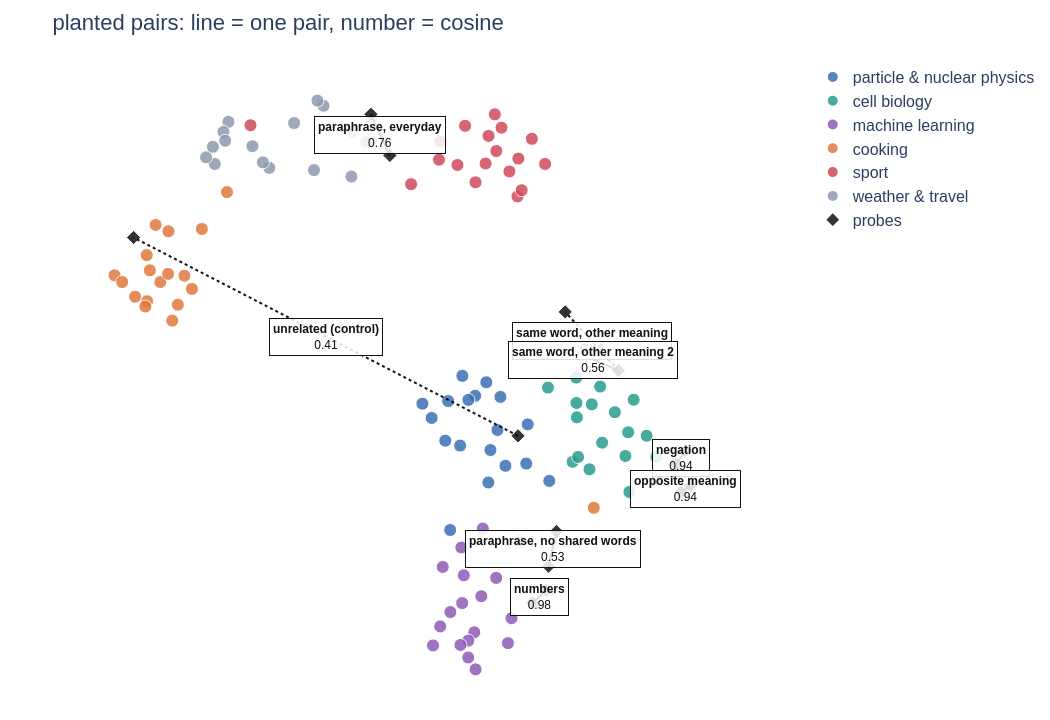

Notebook source saved alongside this figure:
### Markdown cell above
## 4 · Planted pairs: what the vector captures, and what it loses

Each pair below is drawn as a line on the map, with its cosine. Read the cosine column before the picture.

- **Paraphrases** with almost no shared words are close. This is the reason to use embeddings at all.
- **Negation**, **swapped numbers** and **opposite meanings** are also close, often closer than the paraphrases. To the embedder these are "the same sentence". For retrieval that is a hazard; it is why the next slides add BM25.
- **The same word in another meaning** is pulled apart by context.

### Code cell
idx = {s: i for i, s in enumerate(sentences)}
rows = []
for label, a, b in PROBES:
    rows.append((label, float(E[idx[a]] @ E[idx[b]]), a, b))
print(f"{'pair':30s} cosine")
for label, c, a, b in sorted(rows, key=lambda r: -r[1]):
    bar = "#" * int(max(c, 0) * 40)
    print(f"{label:30s} {c:5.2f}  {bar}\n{'':30s}        {a}\n{'':30s}        {b}")

fig = base_map("planted pairs: line = one pair, number = cosine")
for label, c, a, b in rows:
    i, j = idx[a], idx[b]
    fig.add_trace(go.Scatter(x=[XY[i, 0], XY[j, 0]], y=[XY[i, 1], XY[j, 1]], mode="lines",
                             line=dict(color="#111111", width=2, dash="solid" if c > 0.5 else "dot"),
                             hoverinfo="skip", showlegend=False))
    fig.add_annotation(x=(XY[i, 0] + XY[j, 0]) / 2, y=(XY[i, 1] + XY[j, 1]) / 2, text=f"<b>{label}</b><br>{c:.2f}",
                       showarrow=False, font=dict(size=12, color="#111111"), bgcolor="rgba(255,255,255,0.85)", bordercolor="#111111", borderpad=3)
fig.show()

### Figure 1 — Plotly figure (JSON) as saved in the notebook; plotly's stock layout.template omitted (floating-point values rounded to 4 significant figures)
{"data": [{"hovertemplate": "%{text}<extra>particle & nuclear physics</extra>", "marker": {"color": "#3B6FB6", "line": {"color": "white", "width": 1}, "opacity": 0.85, "size": 13, "symbol": "circle"}, "mode": "markers", "name": "particle & nuclear physics", "text": ["The Higgs boson was discovered at the Large <br>Hadron Collider in 2012.", "Neutrinos oscillate between three flavours as <br>they travel.", "Beta decay turns a neutron into a proton, an <br>electron and an antineutrino.", "The half-life of cobalt-60 is about 5.27 years.", "Quarks are confined inside protons and neutrons <br>by the strong force.", "A germanium detector measures gamma-ray energies <br>with high resolution.", "The Standard Model does not explain dark matter.", "Muons decay into electrons and two neutrinos.", "Electron capture competes with positron emission <br>in proton-rich nuclei.", "The proton radius was measured with muonic <br>hydrogen.", "Cosmic rays produce showers of particles in the <br>upper atmosphere.", "A cyclotron accelerates charged particles along <br>a spiral path.", "Parity is violated in the weak interaction.", "Scintillators emit light when ionizing radiation <br>passes through them.", "The binding energy per nucleon peaks near iron.", "Antimatter annihilates with matter and produces <br>photons.", "Cross sections are measured in barns.", "A trigger system decides which collisions are <br>recorded."], "type": "scatter", "x": [5.93, 5.48, 5.686, 5.577, 6.042, 5.897, 5.445, 5.864, 6.09, 6.17, 4.841, 5.207, 6.526, 4.989, 6.502, 5.254, 6.871, 5.285], "y": [5.009, 6.196, 5.878, 5.812, 5.33, 4.49, 5.081, 6.094, 5.86, 4.758, 5.751, 5.159, 5.42, 5.523, 4.793, 5.793, 4.516, 3.73]}, {"hovertemplate": "%{text}<extra>cell biology</extra>", "marker": {"color": "#2A9D8F", "line": {"color": "white", "width": 1}, "opacity": 0.85, "size": 13, "symbol": "circle"}, "mode": "markers", "name": "cell biology", "text": ["Mitochondria produce most of the cell's ATP.", "DNA is wrapped around histone proteins to form <br>nucleosomes.", "Ribosomes translate messenger RNA into protein.", "Stem cells can differentiate into many cell <br>types.", "Histone acetylation is associated with active <br>transcription.", "The cell membrane is a lipid bilayer with <br>embedded proteins.", "Tumour cells often carry mutations in the p53 <br>gene.", "Mass cytometry measures dozens of proteins in <br>single cells.", "During mitosis the chromosomes are pulled to <br>opposite poles.", "Enzymes lower the activation energy of <br>biochemical reactions.", "T cells recognise antigens presented on the <br>surface of other cells.", "CRISPR uses a guide RNA to cut DNA at a chosen <br>site.", "Apoptosis is programmed cell death.", "Methylation of DNA can silence a gene without <br>changing its sequence.", "Antibodies bind specific epitopes on their <br>targets.", "The cytoskeleton gives the cell its shape and <br>moves cargo.", "Bacteria divide by binary fission.", "Single-cell sequencing reveals heterogeneity <br>inside a tumour."], "type": "scatter", "x": [6.85, 7.716, 7.514, 7.685, 8.089, 7.306, 8.428, 7.244, 7.92, 8.585, 7.313, 8.153, 8.221, 8.621, 7.332, 7.551, 7.302, 8.133], "y": [6.009, 5.128, 4.701, 6.025, 4.915, 5.762, 5.238, 4.822, 5.614, 4.899, 5.532, 4.34, 5.814, 4.536, 4.899, 5.741, 6.169, 5.294]}, {"hovertemplate": "%{text}<extra>machine learning</extra>", "marker": {"color": "#8E5BB5", "line": {"color": "white", "width": 1}, "opacity": 0.85, "size": 13, "symbol": "circle"}, "mode": "markers", "name": "machine learning", "text": ["A transformer uses self-attention instead of <br>recurrence.", "Gradient descent updates the weights to reduce <br>the loss.", "Overfitting means the model memorised the <br>training set.", "Dropout randomly disables neurons during <br>training.", "A language model predicts the next token.", "Embeddings map text to vectors in a <br>high-dimensional space.", "Retrieval-augmented generation puts documents <br>into the prompt.", "The learning rate controls the size of each <br>update step.", "Convolutional networks are good at recognising <br>images.", "Reinforcement learning optimises a reward <br>signal.", "Quantization stores each weight with fewer bits.", "An agent calls tools in a loop until it has an <br>answer.", "Batch normalisation stabilises the training of <br>deep networks.", "The validation set is used to choose <br>hyperparameters.", "Attention weights say which tokens influence <br>which.", "Fine-tuning adapts a pretrained model to a new <br>task.", "A variational autoencoder learns a latent <br>distribution.", "Backpropagation computes gradients with the <br>chain rule."], "type": "scatter", "x": [5.784, 6.267, 5.671, 5.692, 5.289, 5.807, 5.464, 6.21, 5.167, 5.576, 6.401, 5.478, 5.449, 5.504, 6.021, 5.011, 5.574, 5.126], "y": [2.671, 2.319, 2.094, 1.5, 2.418, 3.752, 3.45, 1.92, 3.14, 1.96, 3.552, 2.561, 1.891, 3.006, 2.964, 1.883, 1.69, 2.188]}, {"hovertemplate": "%{text}<extra>cooking</extra>", "marker": {"color": "#E07A3F", "line": {"color": "white", "width": 1}, "opacity": 0.85, "size": 13, "symbol": "circle"}, "mode": "markers", "name": "cooking", "text": ["Simmer the tomato sauce for twenty minutes.", "Knead the dough until it is smooth and elastic.", "Add a pinch of salt to the boiling water before <br>the pasta.", "Roast the vegetables at 200 degrees until <br>golden.", "Whisk the eggs with sugar until pale and fluffy.", "Let the steak rest for five minutes before <br>slicing.", "Fresh basil goes on the pizza after it comes out <br>of the oven.", "Toast the spices in a dry pan to release their <br>aroma.", "The bread needs to rise for an hour in a warm <br>place.", "Caramelise the onions slowly over low heat.", "Fold the chocolate into the batter gently.", "Hummus is made from chickpeas, tahini, lemon and <br>garlic.", "Marinate the chicken overnight in yoghurt and <br>spices.", "A sharp knife is safer than a dull one in the <br>kitchen.", "Deglaze the pan with a splash of white wine.", "Sourdough starter is fed with flour and water <br>every day.", "Grate fresh parmesan over the risotto just <br>before serving.", "Shakshuka is eggs poached in a spiced tomato <br>sauce."], "type": "scatter", "x": [0.6479, 0.7781, 0.4363, 1.034, 0.4303, 1.153, -0.08386, 0.2448, 1.714, 0.9284, 0.5723, 0.8386, 0.7722, 7.584, 0.4796, 1.313, 0.03792, 0.4081], "y": [7.698, 8.51, 7.391, 7.799, 8.128, 7.587, 7.805, 7.463, 9.136, 7.336, 8.612, 7.08, 7.828, 4.085, 7.885, 8.547, 7.697, 7.306]}, {"hovertemplate": "%{text}<extra>sport</extra>", "marker": {"color": "#D1495B", "line": {"color": "white", "width": 1}, "opacity": 0.85, "size": 13, "symbol": "circle"}, "mode": "markers", "name": "sport", "text": ["The striker scored twice in the second half.", "She won the marathon in two hours and nineteen <br>minutes.", "The goalkeeper saved a penalty in extra time.", "The team was relegated after losing its last <br>five matches.", "He served an ace to win the tennis final.", "The cyclists climbed the mountain pass in the <br>rain.", "A three-pointer at the buzzer decided the <br>basketball game.", "The referee showed a red card for a dangerous <br>tackle.", "The swimmer broke the world record in the 100 <br>metre freestyle.", "The coach changed tactics at half-time.", "The sprinter was disqualified for a false start.", "The home crowd cheered as the team lifted the <br>trophy.", "She trains six days a week for the Olympic <br>Games.", "The match ended in a goalless draw.", "The quarterback threw a long pass for a <br>touchdown.", "The gymnast landed a perfect vault.", "The club signed a new midfielder in the transfer <br>window.", "The rowing crew crossed the finish line half a <br>length ahead."], "type": "scatter", "x": [6.593, 5.107, 6.107, 6.362, 6.376, 2.091, 6.233, 5.899, 5.402, 6.0, 5.524, 5.692, 4.66, 6.429, 5.852, 6.024, 6.804, 5.128], "y": [9.989, 9.656, 10.17, 9.068, 9.673, 10.21, 9.467, 10.04, 9.571, 10.38, 10.2, 9.293, 9.263, 9.167, 9.594, 9.794, 9.587, 9.945]}, {"hovertemplate": "%{text}<extra>weather & travel</extra>", "marker": {"color": "#8D99AE", "line": {"color": "white", "width": 1}, "opacity": 0.85, "size": 13, "symbol": "circle"}, "mode": "markers", "name": "weather & travel", "text": ["It will rain heavily in the north tomorrow <br>afternoon.", "The flight to Rome was delayed by three hours.", "A heat wave is expected to last until the <br>weekend.", "The train leaves from platform four at nine <br>o'clock.", "Snow closed the mountain road for two days.", "We booked a small hotel near the old harbour.", "Strong winds are forecast along the coast <br>tonight.", "My suitcase was lost somewhere between two <br>airports.", "The morning fog lifted and the sun came out.", "You need a visa to enter the country as a <br>tourist.", "The humidity makes the summer nights <br>uncomfortable.", "The ferry to the island runs twice a day.", "A thunderstorm knocked out the power in the <br>village.", "We rented a car and drove along the coast.", "Temperatures will drop below freezing overnight.", "The museum is a ten-minute walk from the <br>station.", "Pack a raincoat, the forecast looks unsettled.", "The airport bus stops in front of the central <br>station."], "type": "scatter", "x": [1.737, 4.021, 1.519, 3.705, 2.391, 3.259, 1.659, 3.606, 2.121, 3.161, 1.38, 3.106, 2.29, 2.788, 1.489, 3.721, 1.686, 3.94], "y": [10.26, 9.94, 9.586, 9.386, 9.525, 10.52, 10.1, 10.15, 9.872, 10.6, 9.693, 9.488, 9.613, 10.24, 9.862, 10.1, 9.958, 9.94]}, {"hovertemplate": "%{text}<extra>probes</extra>", "marker": {"color": "#111111", "line": {"color": "white", "width": 1}, "opacity": 0.85, "size": 11, "symbol": "diamond"}, "mode": "markers", "name": "probes", "text": ["How accurate is AlphaFold?", "The median backbone error of the predicted <br>protein structures was 0.96 angstrom.", "The plane was late.", "Our flight got delayed.", "The drug inhibits the enzyme.", "The drug does not inhibit the enzyme.", "The method improved accuracy by 17.9 points.", "The method improved accuracy by 19.7 points.", "The treatment increased tumour growth.", "The treatment decreased tumour growth.", "The cell divided into two daughter cells.", "He spent the night in a prison cell.", "The battery cell stores charge.", "Quarks are held together by gluons.", "Whisk the cream until it forms soft peaks."], "type": "scatter", "x": [6.859, 6.986, 4.321, 4.018, 8.902, 9.042, 6.822, 6.603, 8.981, 9.127, 7.979, 7.126, 7.169, 6.371, 0.2194], "y": [3.151, 3.707, 9.723, 10.38, 4.782, 4.995, 2.763, 2.563, 4.341, 4.437, 6.281, 7.22, 6.635, 5.237, 8.41]}, {"hoverinfo": "skip", "line": {"color": "#111111", "dash": "solid", "width": 2}, "mode": "lines", "showlegend": false, "type": "scatter", "x": [6.859, 6.986], "y": [3.151, 3.707]}, {"hoverinfo": "skip", "line": {"color": "#111111", "dash": "solid", "width": 2}, "mode": "lines", "showlegend": false, "type": "scatter", "x": [4.321, 4.018], "y": [9.723, 10.38]}, {"hoverinfo": "skip", "line": {"color": "#111111", "dash": "solid", "width": 2}, "mode": "lines", "showlegend": false, "type": "scatter", "x": [8.902, 9.042], "y": [4.782, 4.995]}, {"hoverinfo": "skip", "line": {"color": "#111111", "dash": "solid", "width": 2}, "mode": "lines", "showlegend": false, "type": "scatter", "x": [6.822, 6.603], "y": [2.763, 2.563]}, {"hoverinfo": "skip", "line": {"color": "#111111", "dash": "solid", "width": 2}, "mode": "lines", "showlegend": false, "type": "scatter", "x": [8.981, 9.127], "y": [4.341, 4.437]}, {"hoverinfo": "skip", "line": {"color": "#111111", "dash": "dot", "width": 2}, "mode": "lines", "showlegend": false, "type": "scatter", "x": [7.979, 7.126], "y": [6.281, 7.22]}, {"hoverinfo": "skip", "line": {"color": "#111111", "dash": "solid", "width": 2}, "mode": "lines", "showlegend": false, "type": "scatter", "x": [7.169, 7.979], "y": [6.635, 6.281]}, {"hoverinfo": "skip", "line": {"color": "#111111", "dash": "dot", "width": 2}, "mode": "lines", "showlegend": false, "type": "scatter", "x": [6.371, 0.2194], "y": [5.237, 8.41]}], "layout": {"annotations": [{"bgcolor": "rgba(255,255,255,0.85)", "bordercolor": "#111111", "borderpad": 3, "font": {"color": "#111111", "size": 12}, "showarrow": false, "text": "<b>paraphrase, no shared words</b><br>0.53", "x": 6.923, "y": 3.429}, {"bgcolor": "rgba(255,255,255,0.85)", "bordercolor": "#111111", "borderpad": 3, "font": {"color": "#111111", "size": 12}, "showarrow": false, "text": "<b>paraphrase, everyday</b><br>0.76", "x": 4.169, "y": 10.05}, {"bgcolor": "rgba(255,255,255,0.85)", "bordercolor": "#111111", "borderpad": 3, "font": {"color": "#111111", "size": 12}, "showarrow": false, "text": "<b>negation</b><br>0.94", "x": 8.972, "y": 4.888}, {"bgcolor": "rgba(255,255,255,0.85)", "bordercolor": "#111111", "borderpad": 3, "font": {"color": "#111111", "size": 12}, "showarrow": false, "text": "<b>numbers</b><br>0.98", "x": 6.712, "y": 2.663}, {"bgcolor": "rgba(255,255,255,0.85)", "bordercolor": "#111111", "borderpad": 3, "font": {"color": "#111111", "size": 12}, "showarrow": false, "text": "<b>opposite meaning</b><br>0.94", "x": 9.054, "y": 4.389}, {"bgcolor": "rgba(255,255,255,0.85)", "bordercolor": "#111111", "borderpad": 3, "font": {"color": "#111111", "size": 12}, "showarrow": false, "text": "<b>same word, other meaning</b><br>0.46", "x": 7.553, "y": 6.751}, {"bgcolor": "rgba(255,255,255,0.85)", "bordercolor": "#111111", "borderpad": 3, "font": {"color": "#111111", "size": 12}, "showarrow": false, "text": "<b>same word, other meaning 2</b><br>0.56", "x": 7.574, "y": 6.458}, {"bgcolor": "rgba(255,255,255,0.85)", "bordercolor": "#111111", "borderpad": 3, "font": {"color": "#111111", "size": 12}, "showarrow": false, "text": "<b>unrelated (control)</b><br>0.41", "x": 3.295, "y": 6.824}], "font": {"family": "Helvetica, Arial, sans-serif", "size": 16}, "height": 720, "hoverlabel": {"font": {"size": 15}}, "legend": {"itemsizing": "constant"}, "margin": {"b": 10, "l": 10, "r": 10, "t": 60}, "title": {"text": "planted pairs: line = one pair, number = cosine"}, "width": 1050, "xaxis": {"visible": false}, "yaxis": {"scaleanchor": "x", "visible": false}}}
